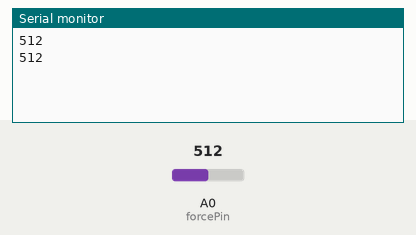
Bench run of a sketch on a simulated Arduino Uno, built with avr-gcc and run on an emulated ATmega328P. On the bench: the last lines printed to the serial monitor. The test bench sets the inputs (shaded band); at power-on: A0 (forcePin) = 512.

Above: at 1.8 s.
1.9 s: A0 (forcePin) set to 716
At 2.8 s:
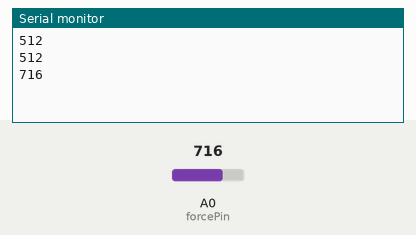
3.4 s: A0 (forcePin) set to 900
At 4.4 s:
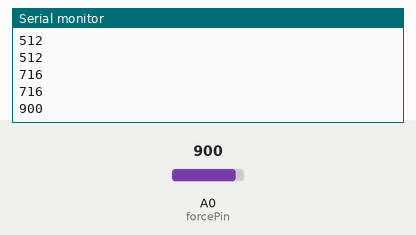
Timing chart, 0 to 6.4 s (numbered marks = the images above; inputs shaded):
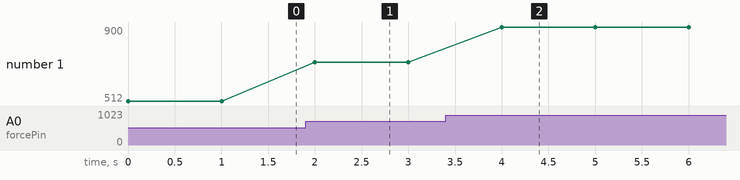

Measured:
- after the input at 1.9 s, the serial monitor: prints a new line after 0.10 s (image 1)
- after the input at 3.4 s, the serial monitor: prints a new line after 0.60 s (image 2)
- plotted number 1: 512 → 716 after the input at 1.9 s, 716 → 900 after the input at 3.4 s

The sketch:

StackGame01.ino
```cpp
/*積み上げゲームをつくろう その1
   内容
   圧力をシリアルモニタに表示しよう
*/

const int forcePin = A0; // 圧力センサに接続されたpin
int force = 0; // 圧力センサが計測する力

// 初期設定:最初に1回だけ実行する
void setup() {
  Serial.begin(9600); // シリアルポートの設定
}

// ずっと繰り返し実行する
void loop() {
  force = analogRead(forcePin); // アナログピン0番から値を読み取る．
  Serial.println(force); // シリアルポートにforce出力する．printlnは改行あり
  delay(1000); // 1000ms（1秒）待つ
}
```
